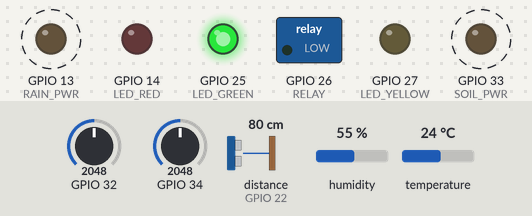
The sketch below on a simulated ESP32. Shown: switched loads named in the sketch (green lamp = pin HIGH), output pins drawn as LEDs (lit = HIGH). Wiring (inferred from the names in the program): ultrasonic range finder: trigger GPIO 23; echo GPIO 22. Dashed ring = blinking. The test bench sets the inputs (shaded band); at power-on: distance to the obstacle (sensor on GPIO 22) 80 cm, GPIO 34 = 2048, GPIO 32 = 2048, humidity 55 %, temperature 24 °C. The echo pulse lasts 58.3 µs per cm; WiFi joins after 1.5 s; servers stay silent unless stated; a WiFi scan finds three made-up networks; uploads are accepted with an empty reply; pins used as bus, display or sensor lines are not drawn; what the sketch prints to the serial monitor is not drawn.

Above: at 7.07 s.
7.1 s: distance to the obstacle (sensor on GPIO 22) set to 15 cm
At 7.38 s:
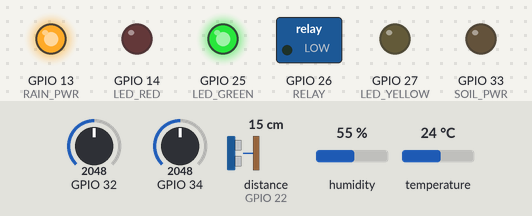
12.2 s: distance to the obstacle (sensor on GPIO 22) set to 12 cm
At 12.72 s:
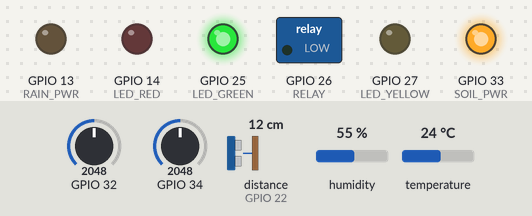
16.7 s: GPIO 34 set to 3332
20.2 s: GPIO 34 set to 3428
At 21.76 s:
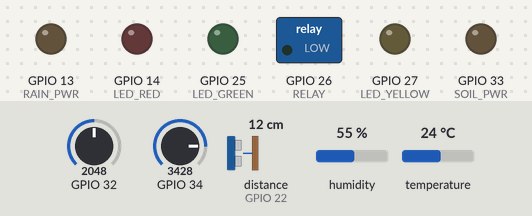
23.9 s: GPIO 32 set to 3442
27.4 s: GPIO 32 set to 3528
At 27.93 s:
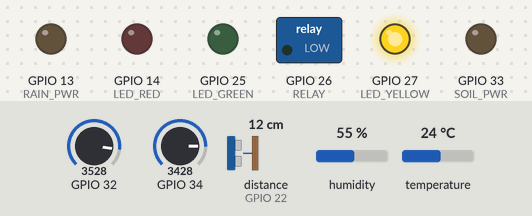
Timing chart, 0 to 32.0 s (numbered marks = the images above; inputs shaded):
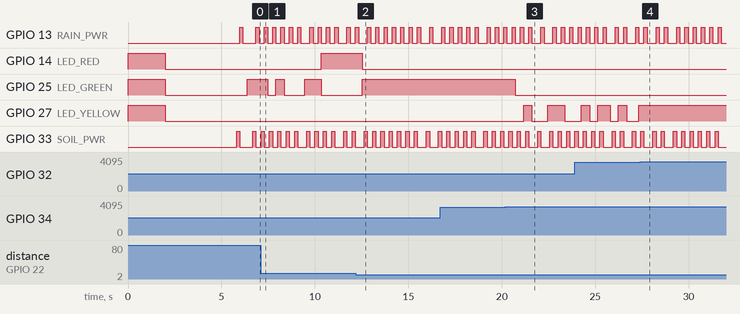

Measured:
- the behaviour switches between 14 and 13 cm on distance to the obstacle (sensor on GPIO 22) (found by bisection; images 1 and 2)
- the behaviour switches between 3361 and 3362 on GPIO 34 (found by bisection; images 2 and 3)
- the behaviour switches between 3499 and 3500 on GPIO 32 (found by bisection; images 3 and 4)
- after the input at 12.2 s, GPIO 14 (LED_RED): HIGH → LOW after 0.34 s; GPIO 25 (LED_GREEN): LOW → HIGH after 0.34 s
- after the input at 20.2 s, GPIO 25 (LED_GREEN): HIGH → LOW after 0.53 s; GPIO 27 (LED_YELLOW): LOW → HIGH after 0.97 s, → LOW 0.44 s later, → HIGH 0.84 s later, → LOW 0.90 s later
- after the input at 27.4 s, GPIO 27 (LED_YELLOW): stops changing and stays HIGH

The sketch:

aquasense_main.ino
```cpp
/*
  AquaSense - Weather-Aware Smart Irrigation (Step 13: Wi-Fi + Firebase)
  Board: ESP32 Dev Module   |   Serial Monitor: 115200
  Library: DHTesp (by beegee_tokyo). WiFi / HTTPClient come with the ESP32 package.
*/
#include <WiFi.h>
#include <WiFiClientSecure.h>
#include <HTTPClient.h>
#include <DHTesp.h>

// ===================== 👇 YOUR SETTINGS 👇 =====================
const char* WIFI_SSID = "AndroidAPA899";
const char* WIFI_PASS = "Senulids2222";
const char* DB_URL    = "https://green-f253f-default-rtdb.asia-southeast1.firebasedatabase.app";
// ===============================================================

// ---------------- MODES ----------------
const bool CAL_MODE = false;
const bool USE_TANK = true;

// ---------------- PINS ----------------
const int LED_GREEN = 25, LED_YELLOW = 27, LED_RED = 14;
const int RELAY     = 26;
const int SOIL_AO   = 34, SOIL_PWR = 33;
const int RAIN_AO   = 32, RAIN_PWR = 13;
const int DHT_DATA  = 18, DHT_PWR  = 19;
const int US_TRIG   = 23, US_ECHO  = 22;

// ---------------- CALIBRATION ----------------
int   SOIL_DRY_RAW   = 4095;
int   SOIL_WET_RAW   = 2000;
int   RAIN_WET_BELOW = 3500;
float TANK_EMPTY_CM  = 15.0;
float TANK_FULL_CM   = 4.0;
float PUMP_L_PER_S   = 0.025;

// ---------------- RULES ----------------
const int  START_BELOW  = 35;
const int  STOP_AT      = 60;
const int  TANK_MIN_PCT = 15;
const unsigned long MAX_RUN_MS  = 15000;
const unsigned long SOAK_MS     = 20000;
const unsigned long STARTUP_MS  = 10000;
const bool RELAY_ACTIVE_LOW = true;

// ---------------- CLOUD TIMING ----------------
const unsigned long LIVE_EVERY_MS    = 5000;
const unsigned long CONTROL_EVERY_MS = 3000;
const unsigned long HISTORY_EVERY_MS = 60000;
const unsigned long WIFI_RETRY_MS    = 30000;

DHTesp dht;
bool pumpRunning = false;
unsigned long pumpStartMs = 0, lastStopMs = 0, lastPrintMs = 0;
unsigned long lastLiveMs = 0, lastControlMs = 0, lastHistoryMs = 0, lastWifiTryMs = 0;
bool hasWateredBefore = false;
float totalLitres = 0;
String state = "START";
String pumpStartedBy = "auto";

bool manualMode = false;
bool manualPumpCmd = false;

int soilPct = 0, soilRaw = 0, rainRaw = 0, tankPct = 0;
bool raining = false, tankOk = false, dhtOk = false;
float dist = -1;
TempAndHumidity th = {NAN, NAN};

// ================= CLOUD HELPERS =================
bool wifiOk() { return WiFi.status() == WL_CONNECTED; }

int fbWrite(const char* method, const String& path, const String& json) {
  if (!wifiOk()) return -1;
  WiFiClientSecure client; client.setInsecure();
  HTTPClient http; http.setTimeout(4000);
  if (!http.begin(client, String(DB_URL) + path + ".json")) return -1;
  http.addHeader("Content-Type", "application/json");
  int code = http.sendRequest(method, json);
  http.end();
  return code;
}

String fbRead(const String& path) {
  if (!wifiOk()) return "";
  WiFiClientSecure client; client.setInsecure();
  HTTPClient http; http.setTimeout(4000);
  if (!http.begin(client, String(DB_URL) + path + ".json")) return "";
  int code = http.GET();
  String body = (code == 200) ? http.getString() : "";
  http.end();
  return body;
}

String num(float v, int decimals) { return isnan(v) ? "null" : String(v, decimals); }

String readingsJson() {
  String j = "{";
  j += "\"soil\":" + String(soilPct) + ",\"soilRaw\":" + String(soilRaw);
  j += ",\"rain\":" + String(raining ? "true" : "false") + ",\"rainRaw\":" + String(rainRaw);
  j += ",\"tank\":" + (tankOk ? String(tankPct) : String("null"));
  j += ",\"tankCm\":" + (tankOk ? String(dist, 1) : String("null"));
  j += ",\"temp\":" + (dhtOk ? num(th.temperature, 1) : String("null"));
  j += ",\"hum\":" + (dhtOk ? num(th.humidity, 0) : String("null"));
  j += ",\"pump\":" + String(pumpRunning ? "true" : "false");
  j += ",\"ts\":{\".sv\":\"timestamp\"}";
  return j;
}

void sendLive() {
  if (!wifiOk()) return;                                   // no Wi-Fi: skip quietly
  String j = readingsJson();
  j += ",\"state\":\"" + state + "\"";
  j += ",\"mode\":\"" + String(manualMode ? "manual" : "auto") + "\"";
  j += ",\"litresTotal\":" + String(totalLitres, 3);
  j += ",\"rssi\":" + String(WiFi.RSSI()) + "}";
  int code = fbWrite("PUT", "/aquasense/live", j);
  if (code != 200) Serial.printf("[cloud] live upload failed (%d)\n", code);
}

void sendHistory() {
  String j = readingsJson() + "}";
  fbWrite("POST", "/aquasense/history", j);
}

void sendEvent(float secs, float litres, const char* reason) {
  String j = "{\"secs\":" + String(secs, 1) + ",\"litres\":" + String(litres, 3);
  j += ",\"reason\":\"" + String(reason) + "\",\"by\":\"" + pumpStartedBy + "\"";
  j += ",\"ts\":{\".sv\":\"timestamp\"}}";
  fbWrite("POST", "/aquasense/events", j);
}

void readControl() {
  String body = fbRead("/aquasense/control");
  if (body.length() == 0 || body == "null") return;
  manualMode    = body.indexOf("\"manual\"") >= 0;
  manualPumpCmd = body.indexOf("\"pump\":true") >= 0;
}

void setManualPumpOffInCloud() { fbWrite("PATCH", "/aquasense/control", "{\"pump\":false}"); }

// ================= HARDWARE HELPERS =================
void setRelay(bool on) {
  if (on) { pinMode(RELAY, OUTPUT); digitalWrite(RELAY, RELAY_ACTIVE_LOW ? LOW : HIGH); }
  else if (RELAY_ACTIVE_LOW) pinMode(RELAY, INPUT);
  else { pinMode(RELAY, OUTPUT); digitalWrite(RELAY, LOW); }
}

void leds(bool g, bool y, bool r) {
  digitalWrite(LED_GREEN, g); digitalWrite(LED_YELLOW, y); digitalWrite(LED_RED, r);
}

int readAnalogPowered(int aoPin, int pwrPin) {
  digitalWrite(pwrPin, HIGH); delay(150);
  analogRead(aoPin);
  long sum = 0;
  for (int i = 0; i < 10; i++) { sum += analogRead(aoPin); delay(2); }
  digitalWrite(pwrPin, LOW);
  return sum / 10;
}

float readDistanceCm() {
  digitalWrite(US_TRIG, LOW); delayMicroseconds(2);
  digitalWrite(US_TRIG, HIGH); delayMicroseconds(10);
  digitalWrite(US_TRIG, LOW);
  unsigned long t = pulseIn(US_ECHO, HIGH, 30000);
  if (t == 0) return -1;
  return t * 0.0343 / 2.0;
}

int toPercent(float v, float zeroAt, float hundredAt) {
  float p = (v - zeroAt) * 100.0 / (hundredAt - zeroAt);
  return constrain((int)p, 0, 100);
}

void startPump(const char* by) {
  setRelay(true); pumpRunning = true; pumpStartMs = millis(); pumpStartedBy = by;
  Serial.printf(">>> PUMP ON (%s)\n", by);
  sendLive();
}

void stopPump(const char* reason) {
  setRelay(false); pumpRunning = false;
  lastStopMs = millis(); hasWateredBefore = true;
  float secs = (lastStopMs - pumpStartMs) / 1000.0;
  float litres = secs * PUMP_L_PER_S;
  totalLitres += litres;
  Serial.printf(">>> PUMP OFF (%s) | this run %.3f L | total %.3f L\n", reason, litres, totalLitres);
  sendEvent(secs, litres, reason);
  sendLive();
}

// ================= WI-FI (with diagnostics) =================
void onWifiFail(WiFiEvent_t e, WiFiEventInfo_t info) {
  int r = info.wifi_sta_disconnected.reason;
  Serial.printf("[wifi] failed, reason %d = %s\n", r,
    r == 201 ? "HOTSPOT NOT FOUND (5 GHz / off / wrong name)" :
    (r == 15 || r == 202 || r == 2 || r == 204) ? "WRONG PASSWORD or WPA3 security" :
    "weak signal / other");
}

void connectWifi() {
  WiFi.mode(WIFI_STA);
  WiFi.persistent(false);
  WiFi.disconnect(true);
  delay(300);

  // 1) Can the ESP32 see the hotspot at all?
  Serial.println("[wifi] scanning...");
  int n = WiFi.scanNetworks();
  bool seen = false;
  for (int i = 0; i < n; i++) {
    int enc = WiFi.encryptionType(i);
    Serial.printf("   '%s'  %d dBm%s\n", WiFi.SSID(i).c_str(), WiFi.RSSI(i),
                  (enc == 6 || enc == 7) ? "  <-- WPA3, change hotspot to WPA2" : "");
    if (WiFi.SSID(i) == WIFI_SSID) seen = true;
  }
  WiFi.scanDelete();
  Serial.printf("[wifi] '%s' %s\n", WIFI_SSID,
                seen ? "IS visible" : "NOT visible -> hotspot is 5 GHz, off, or name differs");

  // 2) Try to connect (up to 15 s)
  WiFi.begin(WIFI_SSID, WIFI_PASS);
  Serial.print("[wifi] connecting");
  for (int i = 0; i < 30 && !wifiOk(); i++) { delay(500); Serial.print("."); }
  if (wifiOk()) Serial.printf("\n[wifi] CONNECTED  IP %s\n", WiFi.localIP().toString().c_str());
  else          Serial.println("\n[wifi] not connected - system keeps working offline, will retry every 30 s");
}

// ================= SETUP =================
void setup() {
  setRelay(false);
  Serial.begin(115200);
  pinMode(LED_GREEN, OUTPUT); pinMode(LED_YELLOW, OUTPUT); pinMode(LED_RED, OUTPUT);
  pinMode(SOIL_PWR, OUTPUT); pinMode(RAIN_PWR, OUTPUT);
  digitalWrite(SOIL_PWR, LOW); digitalWrite(RAIN_PWR, LOW);
  pinMode(DHT_PWR, OUTPUT);  digitalWrite(DHT_PWR, HIGH);
  pinMode(US_TRIG, OUTPUT);  pinMode(US_ECHO, INPUT);
  analogSetAttenuation(ADC_11db);
  dht.setup(DHT_DATA, DHTesp::DHT22);
  leds(1, 1, 1); delay(2000); leds(0, 0, 0);
  WiFi.onEvent(onWifiFail, ARDUINO_EVENT_WIFI_STA_DISCONNECTED);
  connectWifi();
  lastWifiTryMs = millis();
  Serial.println("AquaSense IoT started");
}

// ================= LOOP =================
void loop() {
  unsigned long now = millis();

  // Wi-Fi retry (clean, every 30 s)
  if (!wifiOk() && now - lastWifiTryMs > WIFI_RETRY_MS) {
    lastWifiTryMs = now;
    Serial.println("[wifi] retrying...");
    WiFi.disconnect();
    WiFi.begin(WIFI_SSID, WIFI_PASS);
  }

  soilRaw = readAnalogPowered(SOIL_AO, SOIL_PWR);
  rainRaw = readAnalogPowered(RAIN_AO, RAIN_PWR);

  static float lastDist = -1; static int echoMiss = 0;
  float d = readDistanceCm();
  if (d > 0) { lastDist = d; echoMiss = 0; } else if (++echoMiss >= 3) lastDist = -1;
  dist = lastDist;

  static int dhtFails = 0; static unsigned long lastDht = 0;
  if (now - lastDht > 2500) {
    lastDht = now;
    TempAndHumidity r = dht.getTempAndHumidity();
    if (dht.getStatus() == DHTesp::ERROR_NONE) { th = r; dhtOk = true; dhtFails = 0; }
    else if (++dhtFails >= 3) dhtOk = false;
  }

  soilPct = toPercent(soilRaw, SOIL_DRY_RAW, SOIL_WET_RAW);
  raining = rainRaw < RAIN_WET_BELOW;
  tankOk  = dist > 0;
  tankPct = tankOk ? toPercent(dist, TANK_EMPTY_CM, TANK_FULL_CM) : 0;
  bool tankLow  = USE_TANK && (!tankOk || tankPct < TANK_MIN_PCT);
  bool soilErr  = soilRaw < 200;
  bool soaking  = hasWateredBefore && (now - lastStopMs < SOAK_MS);
  bool starting = now < STARTUP_MS;
  bool blink    = (now / 500) % 2;

  if (now - lastControlMs > CONTROL_EVERY_MS) { lastControlMs = now; readControl(); }

  if (CAL_MODE) {
    if (pumpRunning) stopPump("cal mode");
    state = "CALIBRATION"; leds(blink, blink, blink);
  }
  else if (soilErr) {
    if (pumpRunning) stopPump("soil sensor error");
    state = "SOIL SENSOR ERROR"; leds(0, 0, blink);
  }
  else if (manualMode) {
    if (pumpRunning) {
      if (!manualPumpCmd)                                stopPump("manual off");
      else if (millis() - pumpStartMs > MAX_RUN_MS)    { stopPump("SAFETY max run time"); manualPumpCmd = false; setManualPumpOffInCloud(); }
      else if (tankLow)                                { stopPump("tank low");            manualPumpCmd = false; setManualPumpOffInCloud(); }
    } else if (manualPumpCmd) {
      if (tankLow) { manualPumpCmd = false; setManualPumpOffInCloud(); }
      else startPump("manual");
    }
    if (pumpRunning)  { state = "MANUAL - WATERING"; leds(0, 1, 0); }
    else if (tankLow) { state = "MANUAL - TANK LOW"; leds(0, 0, 1); }
    else              { state = "MANUAL - IDLE";     leds(1, 0, 0); }
  }
  else if (pumpRunning) {
    if      (soilPct >= STOP_AT)                  stopPump("soil wet enough");
    else if (millis() - pumpStartMs > MAX_RUN_MS) stopPump("SAFETY max run time");
    else if (tankLow)                             stopPump("tank low");
    else if (raining)                             stopPump("rain started");
    state = pumpRunning ? "WATERING" : "STOPPED"; leds(0, 1, 0);
  }
  else if (starting)                           { state = "STARTING UP - waiting"; leds(blink, 0, 0); }
  else if (tankLow)                            { state = tankOk ? "TANK LOW - pump blocked" : "TANK SENSOR NO ECHO - pump blocked"; leds(0, 0, 1); }
  else if (soilPct < START_BELOW && raining)   { state = "DRY but RAINING - skip"; leds(0, blink, 0); }
  else if (soilPct < START_BELOW && !soaking)  { startPump("auto"); state = "WATERING"; leds(0, 1, 0); }
  else                                         { state = soaking ? "SOAKING" : "OK"; leds(1, 0, 0); }

  if (now - lastLiveMs > LIVE_EVERY_MS)       { lastLiveMs = now; sendLive(); }
  if (now - lastHistoryMs > HISTORY_EVERY_MS) { lastHistoryMs = now; sendHistory(); }

  if (now - lastPrintMs > 2000) {
    lastPrintMs = now;
    Serial.printf("Soil %3d%% (raw %4d) | Rain %s (raw %4d) | Tank ", soilPct, soilRaw, raining ? "YES" : "no ", rainRaw);
    if (tankOk) Serial.printf("%3d%% (%.1f cm)", tankPct, dist); else Serial.print(" -- (no echo)");
    if (dhtOk)  Serial.printf(" | %.1f C %.0f%%", th.temperature, th.humidity); else Serial.print(" | DHT error");
    Serial.printf(" | Pump %s | %s | %s | WiFi %s\n", pumpRunning ? "ON " : "off",
                  manualMode ? "MANUAL" : "AUTO", state.c_str(), wifiOk() ? "ok" : "--");
  }
  delay(100);
}
```
